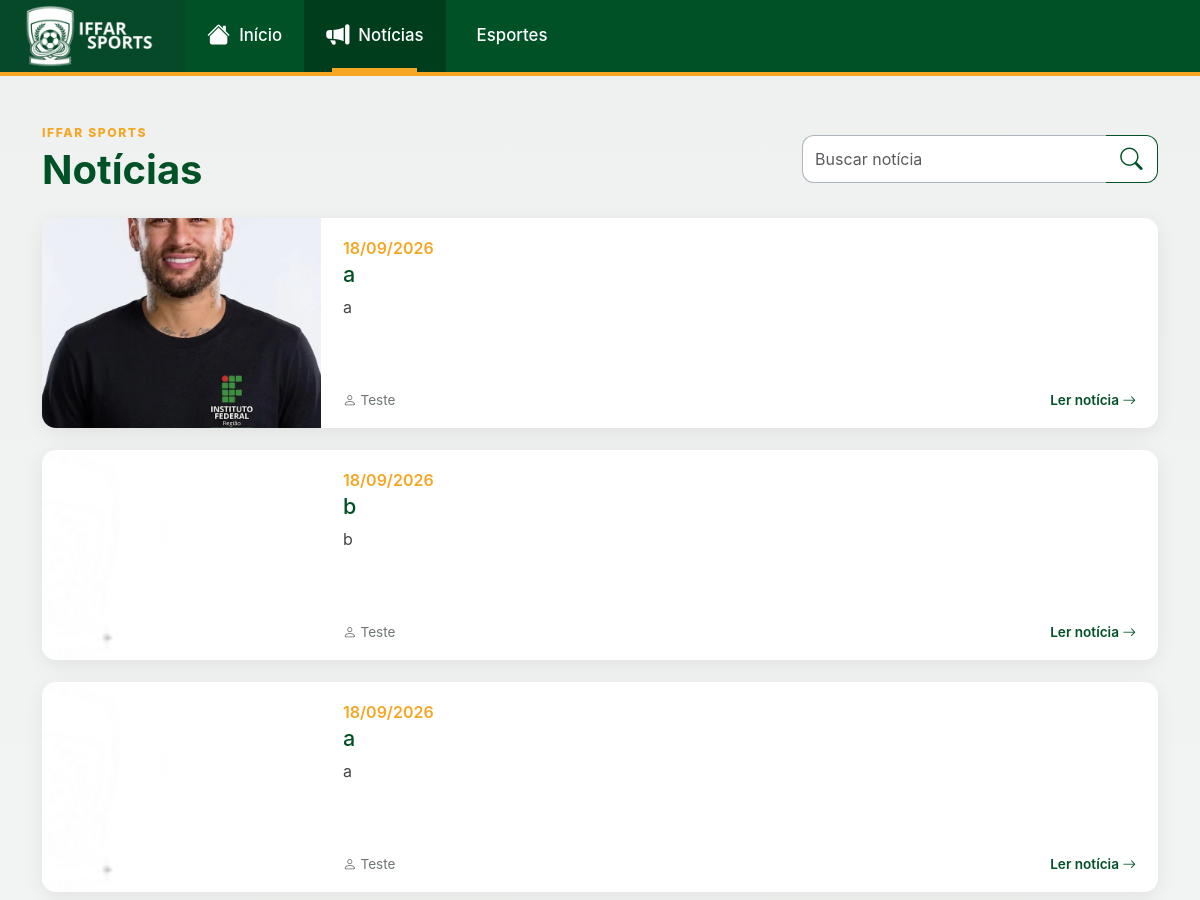
Before: /index.php?id=noticias (upper part) with the older database file.
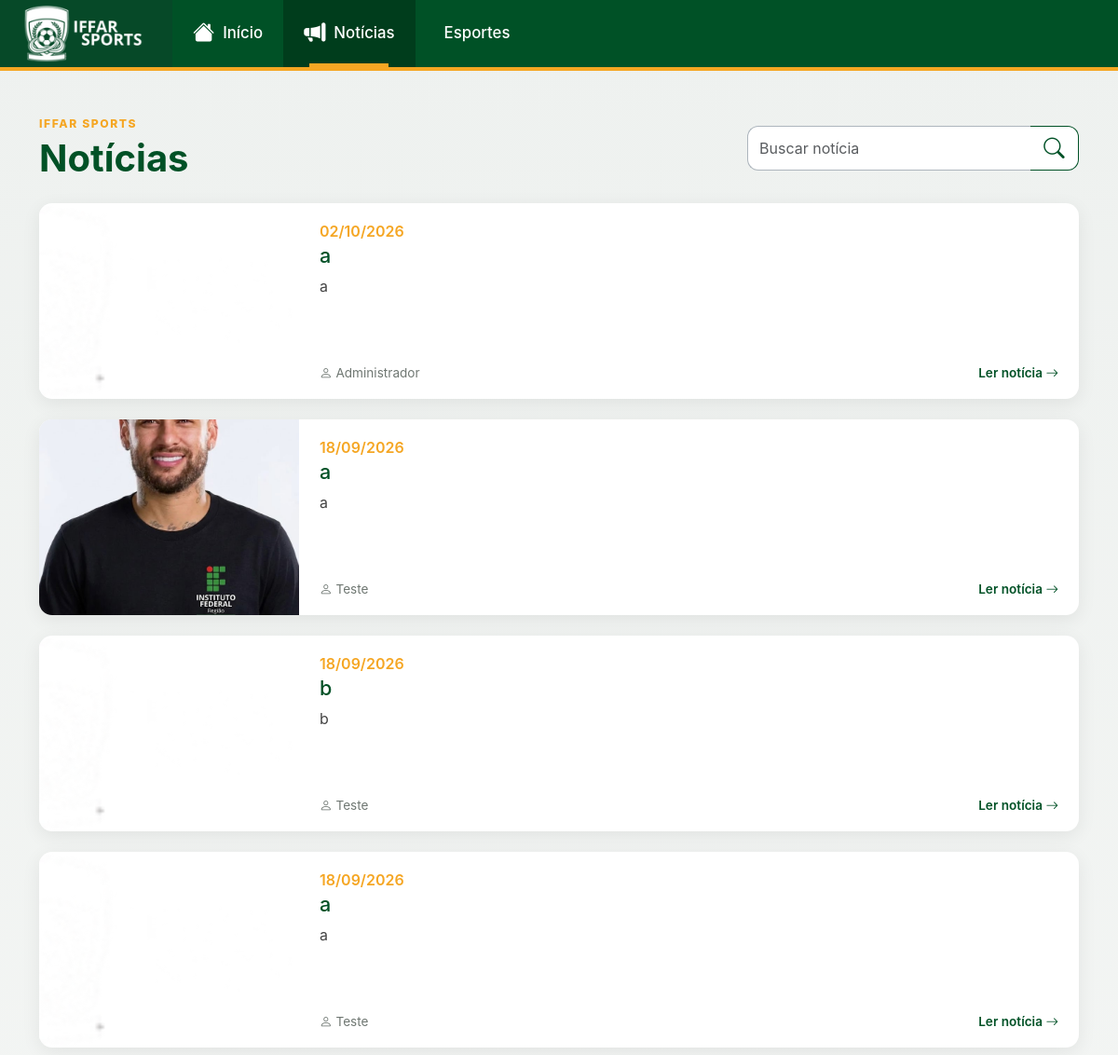
After: the same page with the newer database file.
### tables this page shows
CREATE TABLE IF NOT EXISTS `noticias` (
  `id_noticia` int NOT NULL AUTO_INCREMENT,
  `titulo` varchar(200) NOT NULL,
  `resumo` text,
  `descricao` text NOT NULL,
  `autor` varchar(100) DEFAULT NULL,
  `categoria` varchar(100) DEFAULT NULL,
  `imagem` varchar(255) DEFAULT NULL,
  `data_noticia` datetime DEFAULT CURRENT_TIMESTAMP,
  PRIMARY KEY (`id_noticia`)
);

### include/noticias.php (the view, shortened to what this page needs)
<?php
$busca = trim($_GET['busca'] ?? '');
if ($busca !== '') {
    $sqlNoticias = "
        SELECT *
        FROM noticias
        WHERE titulo LIKE ?
           OR resumo LIKE ?
        ORDER BY id_noticia DESC
    ";
    $stmt = $conexao->prepare($sqlNoticias);
    $termoBusca = "%" . $busca . "%";
    $stmt->bind_param(
        "ss",
        $termoBusca,
        $termoBusca
    );
    $stmt->execute();
    $noticias = $stmt->get_result();
} else {
    $sqlNoticias = "
        SELECT *
        FROM noticias
        ORDER BY id_noticia DESC
    ";
    $noticias = $conexao->query($sqlNoticias);
}
?>
<section class="pagina-noticias">
    <div class="container py-5">
        <div class="row align-items-center mb-4 gy-3">
            <div class="col-lg-8">
                <span class="mini-titulo">
                    IFFAR SPORTS
                </span>
                <h1 class="titulo-pagina">
                    Notícias
                </h1>
            </div>
            <div class="col-lg-4">
                <form
                    action="index.php"
                    method="GET"
                    class="busca-noticias"
                >
                    <div class="input-group">
                        <input
                            type="search"
                            name="busca"
                            class="form-control"
                            placeholder="Buscar notícia"
                            value="<?= htmlspecialchars($busca ?? '') ?>"
                        >
                        <button
                            class="btn btn-busca"
                            type="submit"
                            aria-label="Buscar"
                        >
                            <i class="bi bi-search"></i>
                        </button>
                    </div>
                </form>
            </div>
        </div>
        <div class="lista-noticias">
            <?php if ($noticias && $noticias->num_rows > 0): ?>
                <?php while ($noticia = $noticias->fetch_assoc()): ?>
                    <article class="card-noticia-lista">
                        <div class="row g-0">
                            <div class="col-md-4 col-lg-3">
                                <div class="imagem-noticia-lista">
                                    <?php
$imagem = !empty($noticia['imagem'])
    ? $noticia['imagem']
    : 'img/logo.png';
?>
<img
    src="<?= htmlspecialchars($imagem) ?>"
    alt="<?= htmlspecialchars($noticia['titulo'] ?? 'Notícia') ?>"
>
                                </div>
                            </div>
                            <div class="col-md-8 col-lg-9">
                                <div class="conteudo-noticia-lista">
                                    <div>
                                        <div class="data-noticia-lista">
                                            <?php
                                            $data = !empty($noticia['data_noticia'])
                                                ? strtotime($noticia['data_noticia'])
                                                : false;
                                            echo $data
                                                ? date('d/m/Y', $data)
                                                : '';
                                            ?>
                                        </div>
                                        <h2>
                                            <?= htmlspecialchars($noticia['titulo'] ?? '') ?>
                                        </h2>
                                        <p>
                                            <?php
                                            $resumo = strip_tags($noticia['resumo'] ?? '');
                                            echo htmlspecialchars($resumo);
                                            ?>
                                        </p>
                                    </div>
                                    <div class="rodape-card-noticia">
                                        <span>
                                            <i class="bi bi-person"></i>
                                            <?= htmlspecialchars($noticia['autor'] ?? 'Administrador') ?>
                                        </span>
                                        <a
                                            href="index.php?id=noticia&noticia=<?= (int)$noticia['id_noticia'] ?>"
                                        >
                                            Ler notícia
                                            <i class="bi bi-arrow-right"></i>
                                        </a>
                                    </div>
                                </div>
                            </div>
                        </div>
                    </article>
                <?php endwhile; ?>
            <?php endif; ?>
        </div>
    </div>
</section>

### index.php (shortened to what this page needs)
<?php
$id = $_GET['id'] ?? null;
?>
<!doctype html>
<html lang="pt-BR">
<head>
    <link
        href="https://cdn.jsdelivr.net/npm/bootstrap@5.3.8/dist/css/bootstrap.min.css"
        rel="stylesheet"
    >
    <link
        rel="stylesheet"
        href="https://cdn.jsdelivr.net/npm/bootstrap-icons@1.11.3/font/bootstrap-icons.min.css"
    >
    <link
        rel="stylesheet"
        href="css/estilo.css"
    >
</head>
<body>
    <?php include("include/nav.php"); ?>
    <main class="conteudo-principal">
        <?php
        if ($id === null || $id === '') {
            include("include/home.php");
        } else {
            $idSeguro = preg_replace('/[^a-zA-Z0-9_-]/', '', $id);
            $arquivo = "include/" . $idSeguro . ".php";
            if (file_exists($arquivo)) {
                include($arquivo);
            }
        }
        ?>
    </main>
</body>
</html>

### include/nav.php (shortened to what this page needs)
<?php
$paginaAtual = $_GET['id'] ?? 'home';
?>
<header>
    <nav class="navbar-principal d-none d-md-flex">
        <div class="nav-logo">
            <a href="index.php">
                <img
                    src="img/logo.png"
                    alt="IFFar Sports"
                >
            </a>
        </div>
        <div class="nav-links">
            <a
                href="index.php"
                class="nav-item-principal <?= $paginaAtual === 'home' ? 'ativo' : '' ?>"
            >
                <i class="bi bi-house-fill"></i>
                <span>Início</span>
            </a>
            <a
                href="index.php?id=noticias"
                class="nav-item-principal <?= $paginaAtual === 'noticias' ? 'ativo' : '' ?>"
            >
                <i class="bi bi-megaphone-fill"></i>
                <span>Notícias</span>
            </a>
            <a
                href="index.php?id=esportes"
                class="nav-item-principal <?= $paginaAtual === 'esportes' ? 'ativo' : '' ?>"
            >
                <span>Esportes</span>
            </a>
        </div>
    </nav>
</header>

### css/estilo.css (style rules this page uses)
:root { --verde-principal: #005126; --verde-escuro: #003d1c; --verde-muito-escuro: #002e16; --laranja: #f5a623; --laranja-claro: #ffb83d; --fundo: #f2f4f3; --branco: #ffffff; --texto: #202622; --texto-suave: #6f7772; --borda: #dce2de; --sombra: 0 10px 35px rgba(0, 0, 0, 0.10); }
html { scroll-behavior: smooth; }
body { margin: 0; background: linear-gradient( 180deg, #eef1ef 0%, #f8f9f8 100% ); color: var(--texto); font-family: -apple-system, BlinkMacSystemFont, "Segoe UI", Roboto, Helvetica, Arial, sans-serif; min-height: 100vh; }
img { max-width: 100%; }
a { transition: color 0.2s ease, background-color 0.2s ease, border-color 0.2s ease, opacity 0.2s ease, transform 0.2s ease; }
.conteudo-principal { min-height: 70vh; }
.navbar-principal { min-height: 76px; display: flex; align-items: stretch; background: var(--verde-principal); border-bottom: 4px solid var(--laranja); position: relative; z-index: 1000; }
.nav-logo { width: 185px; display: flex; align-items: center; justify-content: center; padding: 5px 14px; background: #064928; }
.nav-logo img { max-height: 62px; max-width: 155px; object-fit: contain; }
.nav-links { display: flex; align-items: stretch; }
.nav-item-principal { position: relative; display: flex; align-items: center; gap: 9px; padding: 0 22px; color: var(--branco); text-decoration: none; font-size: 1.05rem; font-weight: 500; }
.nav-item-principal i { font-size: 1.45rem; }
.nav-item-principal.ativo { background: var(--verde-escuro); }
.nav-item-principal.ativo::after { content: ""; position: absolute; left: 20%; right: 20%; bottom: 0; height: 4px; background: var(--laranja); }
.mini-titulo { display: block; margin-bottom: 4px; color: var(--laranja); font-size: 0.76rem; font-weight: 800; letter-spacing: 0.13em; }
.titulo-pagina { margin: 0; color: var(--verde-principal); font-weight: 750; }
.busca-noticias .form-control { height: 48px; border: 1px solid #adb5bd; border-right: none; border-radius: 12px 0 0 12px; box-shadow: none; }
.btn-busca { width: 52px; border: 1px solid var(--verde-principal); border-left: none; border-radius: 0 12px 12px 0; background: var(--branco); color: var(--verde-principal); font-size: 1.4rem; }
.lista-noticias { display: flex; flex-direction: column; gap: 22px; }
.card-noticia-lista { overflow: hidden; border-radius: 14px; background: var(--branco); box-shadow: 0 5px 20px rgba(0, 0, 0, 0.07); transition: transform 0.25s ease, box-shadow 0.25s ease; }
.imagem-noticia-lista { width: 100%; height: 210px; }
.imagem-noticia-lista img { width: 100%; height: 100%; object-fit: cover; }
.conteudo-noticia-lista { min-height: 210px; display: flex; flex-direction: column; justify-content: space-between; padding: 18px 22px; }
.data-noticia-lista { color: var(--laranja); font-size: 1rem; font-weight: 600; }
.conteudo-noticia-lista h2 { margin: 2px 0 7px; color: var(--verde-principal); font-size: 1.35rem; }
.conteudo-noticia-lista p { max-width: 720px; margin: 0; line-height: 1.5; color: #444; }
.rodape-card-noticia { display: flex; justify-content: space-between; align-items: center; margin-top: 12px; color: var(--texto-suave); font-size: 0.85rem; }
.rodape-card-noticia a { color: var(--verde-principal); text-decoration: none; font-weight: 600; }

Changed rows visible on the page:
added noticias: data_noticia "02/10/2026", titulo "a", resumo "a", autor "Administrador"
